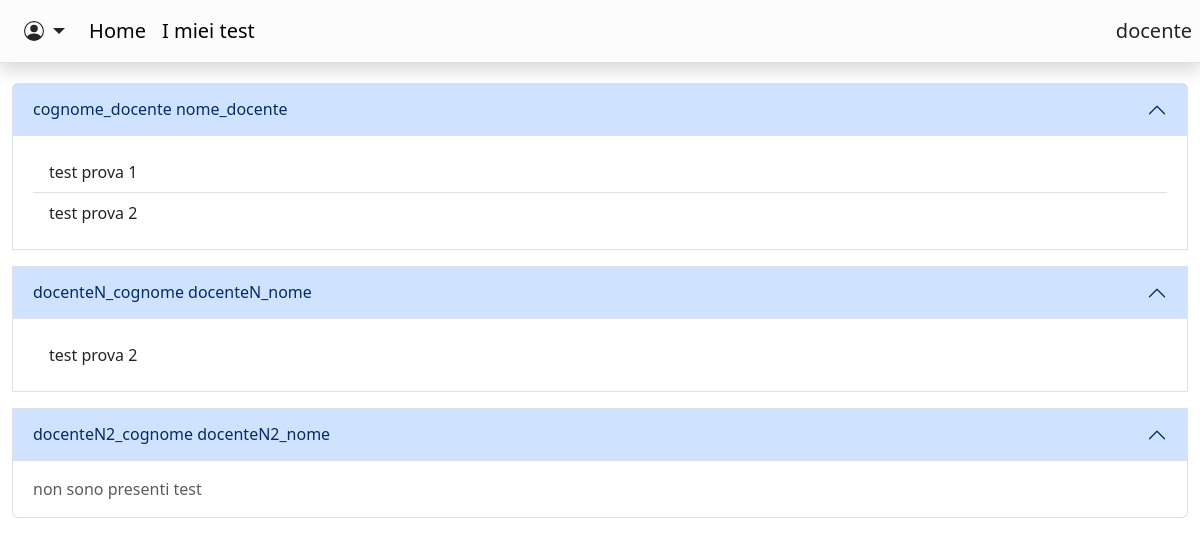
The app's page /tests.php (signed in) with its own data.
### tables this page shows
CREATE TABLE `utente` (
  `nome` varchar(64) NOT NULL,
  `cognome` varchar(64) NOT NULL,
  `login` varchar(255) NOT NULL,
  `password` varchar(32) NOT NULL,
  `codice_fiscale` varchar(16) DEFAULT NULL,
  `ruolo` int(11) NOT NULL DEFAULT 1
);

CREATE TABLE `test` (
  `domande` longtext NOT NULL CHECK (json_valid(`domande`)),
  `id` int(11) NOT NULL,
  `docente` varchar(255) NOT NULL,
  `nome` varchar(64) NOT NULL,
  `data` date DEFAULT current_timestamp(),
  `max_punteggio` float DEFAULT NULL
);

### tests.php (the view, shortened to what this page needs)
<!DOCTYPE html>
<html lang="en">
<head>
    <?php require("./include_bs_css.php"); ?>
</head>
<body>
    <?php require("./navbar.php"); require_once("./db_connection.php"); require("./check_user.php"); ?>
    <?php
        $sql = $conn->prepare("SELECT utente.nome, utente.cognome, utente.login FROM utente JOIN associazioni_classi AS ac ON utente.login = ac.utente_login WHERE utente.ruolo >= 2 AND ac.classe_id = ( SELECT classe_id FROM associazioni_classi WHERE associazioni_classi.utente_login = ? ); ");
        $sql->bind_param("s", $_SESSION['username']);
        $sql->execute();
        $result = $sql->get_result();
        if ($result->num_rows > 0) {
            echo '<div class="justify-content-center row" style="height: 100vh;"> <div class="accordion fw-medium" style="max-width: 75rem" id="accordionPanelsStayOpenExample">';
            $c= 65;
            while($docente = $result->fetch_assoc()){
                $sql = $conn->prepare('SELECT test.nome, test.data, test.id FROM test WHERE test.docente = ?');
                    $sql->bind_param("s",$docente['login']);
                    $sql->execute();
                    $res2= $sql->get_result();
                    echo '<div class="accordion-item my-3 border-top-0">
                            <h2 class="accordion-header">
                                <button class="accordion-button border-top" type="button" data-bs-toggle="collapse" data-bs-target="#panelsStayOpen-collapse'.(chr($c)).'" aria-expanded="true" aria-controls="panelsStayOpen-collapseOne">
                                    '.$docente["cognome"].' '.$docente["nome"].'
                                </button>
                            </h2>
                            <div id="panelsStayOpen-collapse'.(chr($c)).'" class="accordion-collapse collapse show">
                                <div class="accordion-body"><div class="list-group list-group-flush list-group-item-action">';
                    if($res2->num_rows > 0){
                        while ($test= $res2->fetch_assoc()) {
                            echo '<a class="list-group-item-action dropdown-item list-group-item" href="test.php?id='.$test['id'].'">
                            '.$test["nome"].'
                            </a>';
                        }
                    }else{
                        echo '<div class="dropdown-item">
                                non sono presenti test
                            </div>';
                    }
                    echo '</div>
                                </div>
                            </div>
                        </div>';
                    $c+=1;
                }
            echo '</div>';
        }else{
            echo '<div class="justify-content-center row text-center p-4"> <div class="alert alert-danger fw-medium m-0" style="max-width: 50rem">non sono presenti docenti associati alla classe</div>';
        }
    ?>
</body>
</html>

### include_bs_css.php (shortened to what this page needs)
<link href="https://cdn.jsdelivr.net/npm/bootstrap@5.3.3/dist/css/bootstrap.min.css" rel="stylesheet">

### navbar.php (shortened to what this page needs)
<nav class="navbar sticky-top navbar-expand-lg flex-md-nowrap px-2 mb-1 border-bottom shadow bg-light-subtle fs-5 ">
    <div class="me-auto ms-3">
        <a class="nav-link dropdown-toggle d-flex align-items-center gap-1" href="#" role="button" data-bs-toggle="dropdown">
        </a>
    </div>
    <?php
    if($_SESSION['privilegi']==1 ){
        echo <<<NAVBAR
                <div class="collapse navbar-collapse me-auto ms-3" id="navbarSupportedContent">
                <ul class="navbar-nav me-auto">
                    <li class="nav-item">
                        <a class="nav-link active" aria-current="page" href="/progettoquiz">Home</a>
                    </li>
                    <li class="nav-item">
                        <a class="nav-link active" aria-current="page" href="tests.php">Tutti i test</a>
                    </li>
                </ul>
                </div>
                <span class="justify-content-end">studente</span>
        NAVBAR;
    }else if($_SESSION['privilegi']==2 ){
        echo <<<NAVBAR
                <div class="collapse navbar-collapse me-auto ms-3" id="navbarSupportedContent">
                <ul class="navbar-nav me-auto">
                    <li class="nav-item">
                        <a class="nav-link active" aria-current="page" href="/progettoquiz">Home</a>
                    </li>
                    <li class="nav-item">
                        <a class="nav-link active" aria-current="page" href="my_tests.php">I miei test</a>
                    </li>
                </ul>
                </div>
                <span class="justify-content-end">docente</span>
        NAVBAR;
    }else if($_SESSION['privilegi']==3 ){
        echo <<<NAVBAR
                <div class="collapse navbar-collapse me-auto ms-3" id="navbarSupportedContent">
                <ul class="navbar-nav me-auto">
                    <li class="nav-item">
                        <a class="nav-link active" aria-current="page" href="/progettoquiz">Home</a>
                    </li>
                </ul>
                </div>
                <span class="justify-content-end">admin</span>
        NAVBAR;
    }
    ?>
</nav>

### records on screen
utente: cognome "cognome_docente", nome "nome_docente"
test: nome "test prova 1"
test: nome "test prova 2"
utente: cognome "docenteN_cognome", nome "docenteN_nome"
test: nome "test prova 2"
utente: cognome "docenteN2_cognome", nome "docenteN2_nome", shows "non sono presenti test"
